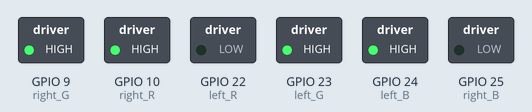
Recording of a program running on a simulated Raspberry Pi (BCM pin numbers). Parts: switched loads named in the program (green lamp = pin HIGH). At 24.4 s the program stops and its outputs stay as they are.

Above: at 0.55 s.
At 8.5 s:
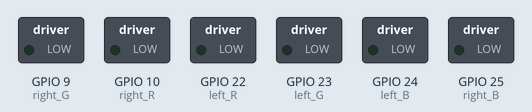
At 9.5 s:
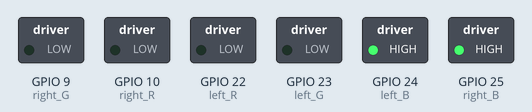
At 14.5 s:
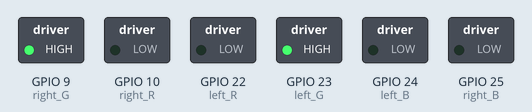
At 19.5 s:
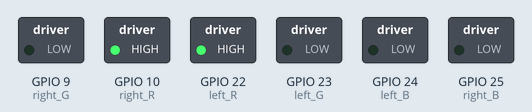
At 24.5 s:
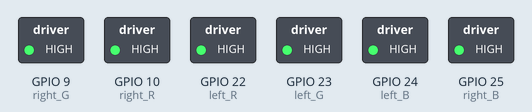
Timing chart, 0 to 25.9 s (numbered marks = the images above):
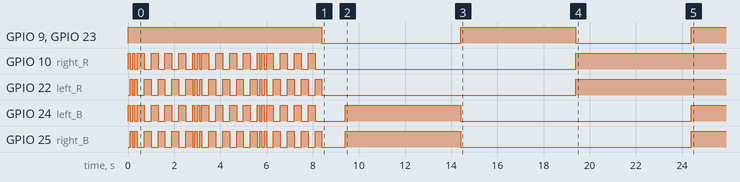

Measured:
- by itself, GPIO 9 (right_G), GPIO 23 (left_G): goes HIGH 8.4 s, LOW 6.0 s, HIGH 5.0 s, LOW 5.0 s, then HIGH
- by itself, GPIO 10 (right_R): LOW → HIGH at 0.00 s, → LOW 0.10 s later, → HIGH 0.10 s later, → LOW 0.10 s later, … (37 changes in this stretch)
- by itself, GPIO 22 (left_R): repeats every 2.8 s: LOW 0.10 s, HIGH 0.10 s, 4 × (LOW 0.30 s, HIGH 0.30 s), LOW 0.10 s, HIGH 0.10 s
- by itself, GPIO 24 (left_B): LOW → HIGH at 0.00 s, → LOW 0.10 s later, → HIGH 0.10 s later, → LOW 0.10 s later, … (39 changes in this stretch)
- by itself, GPIO 25 (right_B): LOW → HIGH at 0.10 s, → LOW 0.10 s later, → HIGH 0.10 s later, → LOW 0.10 s later, … (39 changes in this stretch)

The program:

led.py
```python
#!/usr/bin/python3
# File name   : motor.py
# Description : Control LEDs
# Website     : www.adeept.com
# E-mail      : support@adeept.com
# Author      : William
# Date        : 2018/10/12

import time

import RPi.GPIO as GPIO

left_R = 22
left_G = 23
left_B = 24

right_R = 10
right_G = 9
right_B = 25

on  = GPIO.LOW
off = GPIO.HIGH

def both_on():
    GPIO.output(left_R, on)
    GPIO.output(left_G, on)
    GPIO.output(left_B, on)

    GPIO.output(right_R, on)
    GPIO.output(right_G, on)
    GPIO.output(right_B, on)

def setup():#initialization
    GPIO.setwarnings(False)
    GPIO.setmode(GPIO.BCM)
    GPIO.setup(left_R, GPIO.OUT)
    GPIO.setup(left_G, GPIO.OUT)
    GPIO.setup(left_B, GPIO.OUT)
    GPIO.setup(right_R, GPIO.OUT)
    GPIO.setup(right_G, GPIO.OUT)
    GPIO.setup(right_B, GPIO.OUT)
    both_off()

def both_off():
    GPIO.output(left_R, off)
    GPIO.output(left_G, off)
    GPIO.output(left_B, off)

    GPIO.output(right_R, off)
    GPIO.output(right_G, off)
    GPIO.output(right_B, off)

def side_on(side_X):
    GPIO.output(side_X, on)

def side_off(side_X):
    GPIO.output(side_X, off)

def police(police_time):
    for i in range (1,police_time):
        for i in range (1,3):
            side_on(left_R)
            side_on(right_B)
            time.sleep(0.1)
            both_off()
            side_on(left_B)
            side_on(right_R)
            time.sleep(0.1)
            both_off()
        for i in range (1,5):
            side_on(left_R)
            side_on(right_B)
            time.sleep(0.3)
            both_off()
            side_on(left_B)
            side_on(right_R)
            time.sleep(0.3)
            both_off()

def red():
    side_on(right_R)
    side_on(left_R)

def green():
    side_on(right_G)
    side_on(left_G)

def blue():
    side_on(right_B)
    side_on(left_B)

def yellow():
    red()
    green()

def pink():
    red()
    blue()

def cyan():
    blue()
    green()

def side_color_on(side_X,side_Y):
    GPIO.output(side_X, on)
    GPIO.output(side_Y, on)

def side_color_off(side_X,side_Y):
    GPIO.output(side_X, off)
    GPIO.output(side_Y, off)

def turn_left(times):
    for i in range(0,times):
        both_off()
        side_on(left_G)
        side_on(left_R)
        time.sleep(0.05)
        both_off()
        time.sleep(0.05)

def turn_right(times):
    for i in range(1,times):
        both_off()
        side_on(right_G)
        side_on(right_R)
        time.sleep(0.05)
        both_off()
        time.sleep(0.05)

if __name__ == '__main__':
    setup()
    police(4)
    both_on()
    time.sleep(1)
    both_off()
    yellow()
    time.sleep(5)
    both_off()
    pink()
    time.sleep(5)
    both_off()
    cyan()
    time.sleep(5)
    both_off()
```
